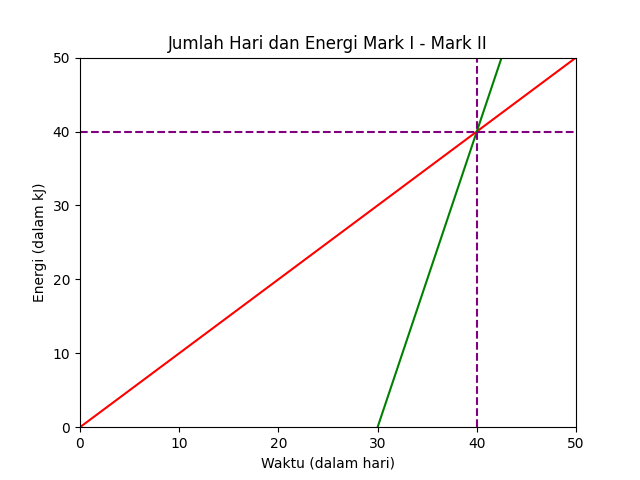

Recreate this plot in Python.
# Jill mendesain solar panel sebagai hobby
# Pada 1 April, Mark I milik Jill mulai menghasilkan energi sebanyak 1kJ/hari
# Pada 1 May, Mark II milik Jill mulai menghasilkan energi sebesar 4 kJ/hari

# 1. Pada hari keberapa Mark II milik Jill menghasilkan total energi sebanyak Mark I?
# 2. Berapa banyak total energi yang dihasilkan pada hari tersebut?
# 3. Bagaimana solusi di pertanyaan pertama dan kedua jika Mark II didesain untuk menghasilkan energi sebanyak 1kJ/hari?

# total energi dimana Mark II menghasilkan energi sama dengan Mark II adalah:
# e = 1 * h (Persamaan I untuk Mark I)
# e = 4(h - 30) (Persamaan II untuk Mark II)

# e = e
# 1 * h = 4h - 120
# h = 4h - 120
# -3h = -120
# h = 40

# e = 1 * 40
# e = 40

# Jawaban:
# 1. Pada hari ke-40 Mark II dan Mark I menghasilkan jumlah energi yang sama
# 2. Total energi yang dihasilkan oleh keduanya pada hari tersebut adalah 80kJ (40kJ + 40kJ)
# 3. Tidak ada solusi karena garis persamaan tidak akan pernah bersinggungan

import numpy as np
import matplotlib.pyplot as plt

h = np.linspace(0, 50, 1000)
e_mk1 = 1 * h
e_mk2 = 4 * (h - 30)

fig, ax = plt.subplots()
plt.title('Jumlah Hari dan Energi Mark I - Mark II')
plt.xlabel('Waktu (dalam hari)')
plt.ylabel('Energi (dalam kJ)')
ax.set_xlim([0, 50])
ax.set_ylim([0, 50])
ax.plot(h, e_mk1, c='red')
ax.plot(h, e_mk2, c='green')
plt.axvline(x=40, color='purple', linestyle='--')
_ = plt.axhline(y=40, color='purple', linestyle='--')
plt.show()
